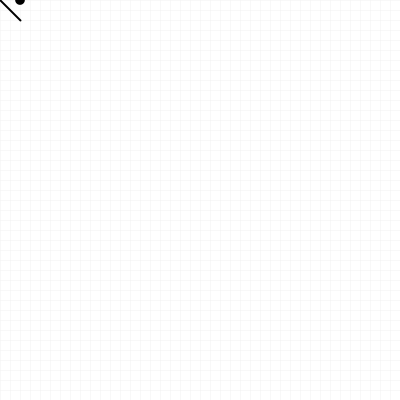
Frame 1 (no input)
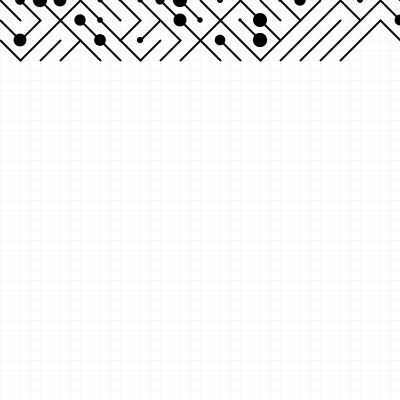
Frame 60 (the mouse pressed at the canvas centre just before this capture)
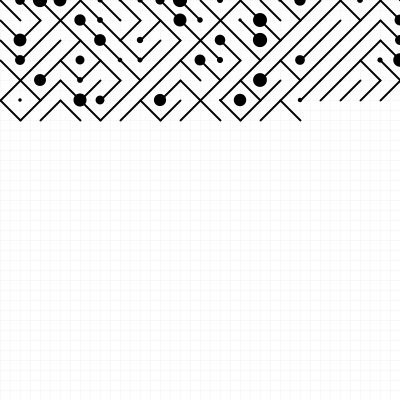
Frame 120 (the mouse held since frame 60 and released just before this capture)

The Processing sketch that drew these frames (run headless with seeded random() and noise(); from frame 60 on, the mouse is pressed at the canvas centre):

// Processing sketch: sketch_10Print_06
// ── sketch_10Print_06.pde
/*------------------------------------
10Print
06 - Quinta alterazione: 
linee diagonali alternate + cerchi di raggio random
------------------------------------*/

int x= 0;
int y = 0;
int step = width/5;
float randomValue = 0.5;
float r;


void setup(){
  size(400,400);
  background(255);  
  
  //griglia di background
  float gridSize = width/40;
  for(int i= 0; i<width; i+=gridSize){
      strokeWeight(0.5);
      stroke(240);
      line(0, i, width,i); //linea verticale
      line(i,0,i,height);//linea orizzontale
  }
}
  
void draw(){
  stroke(0);
  strokeWeight(2);
  r = random(randomValue*30); 
  if(y <= height){ //to stop the loop once the max height is reached
    if(random(1)<randomValue){
      line(x,y,x+step,y+step);
      fill(0);
      noStroke();
      ellipse(x+step,y,r,r);
    }else{    
      line(x,y+step,x+step,y);
    }
    x += step;
        
    if(x>width){
      x = 0;
      y += step;
    }
    println("X = "+x+" and Y ="+y + " | r ="+r);
  }
}
